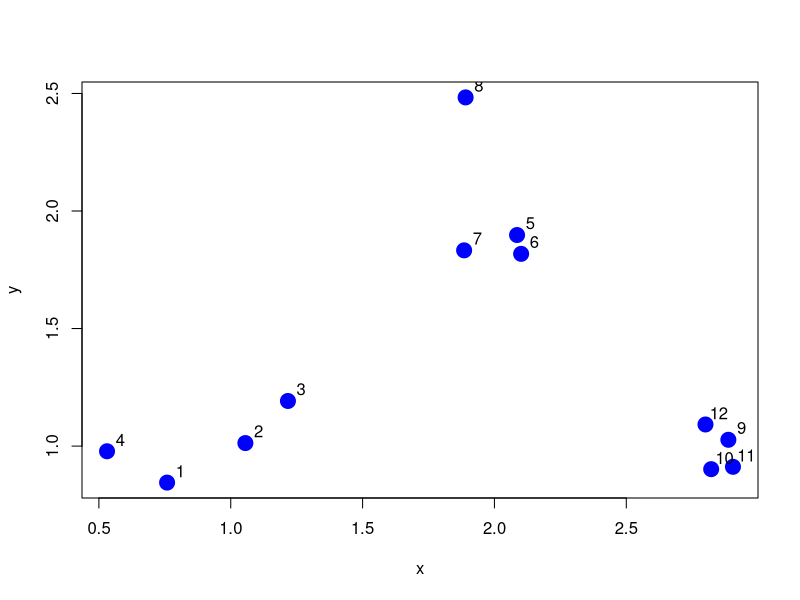
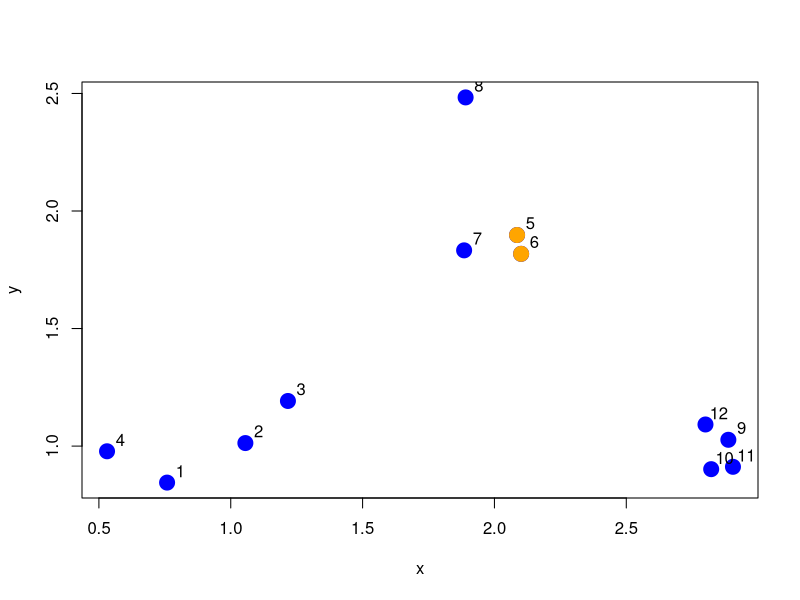
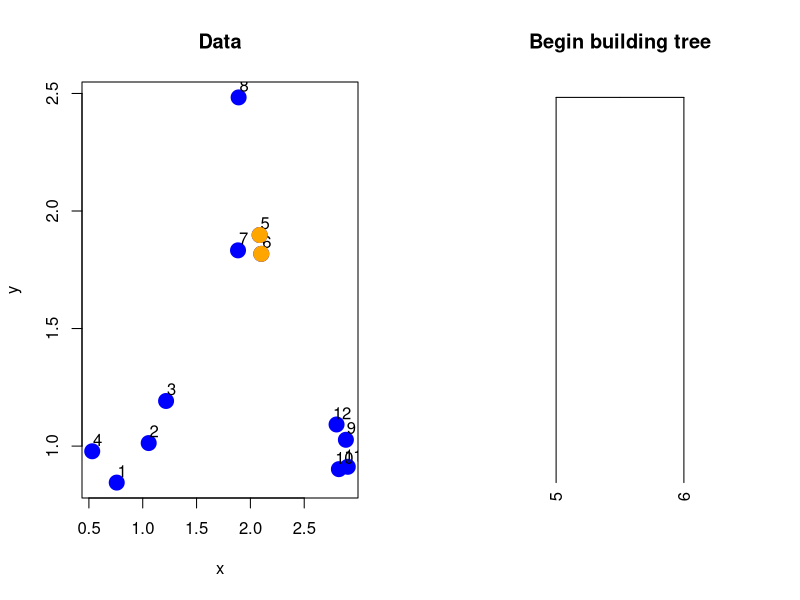
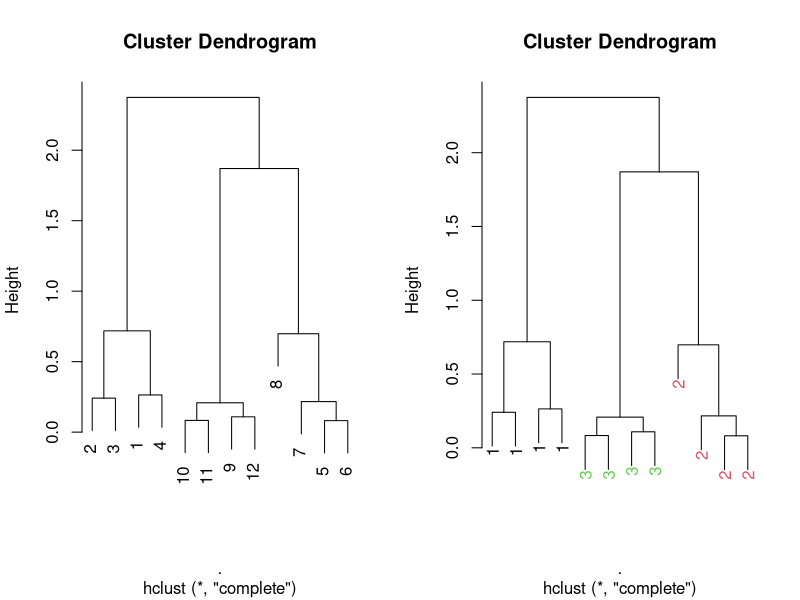
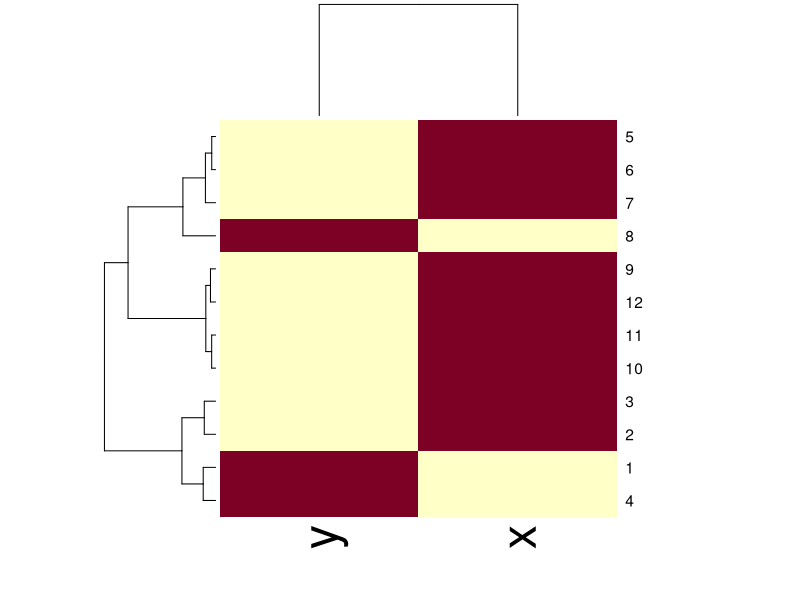

These figures' R source, in order:
#Heirarchical Clustering


set.seed(1234)
x <- rnorm(12, rep(1:3, each = 4), 0.2)
y <- rnorm(12, rep(c(1, 2, 1), each = 4), 0.2)
plot(x, y, col = "blue", pch = 19, cex = 2)
text(x + 0.05, y + 0.05, labels = as.character(1:12))


dataFrame <- data.frame(x=x, y=y)
dist(dataFrame)

rdistxy <- as.matrix(dist(dataFrame))
## Remove the diagonal from consideration
diag(rdistxy) <- diag(rdistxy) + 100000

# Find the index of the points with minimum distance
ind <- which(rdistxy == min(rdistxy), arr.ind = TRUE)
ind


plot(x, y, col = "blue", pch = 19, cex = 2)
text(x + 0.05, y + 0.05, labels = as.character(1:12))
points(x[ind[1, ]], y[ind[1, ]], col = "orange", pch = 19, cex = 2)


par(mfrow = c(1, 2))
plot(x, y, col = "blue", pch = 19, cex = 2, main = "Data")
text(x + 0.05, y + 0.05, labels = as.character(1:12))
points(x[ind[1, ]], y[ind[1, ]], col = "orange", pch = 19, cex = 2)
 
# Make a cluster and cut it at the right height
library(dplyr)
hcluster <- dist(dataFrame) %>% hclust
dendro <- as.dendrogram(hcluster)
cutDendro <- cut(dendro, h = (hcluster$height[1] + 0.00001))
plot(cutDendro$lower[[11]], yaxt = "n", main = "Begin building tree")


nextmin <- rdistxy[order(rdistxy)][3]
ind <- which(rdistxy == nextmin,arr.ind=TRUE)
ind

hClustering <- data.frame(x=x,y=y) %>% dist %>% hclust
plot(hClustering)



myplclust <- function(hclust, lab = hclust$labels, lab.col = rep(1, length(hclust$labels)), 
                         hang = 0.1, ...) {
          ## modifiction of plclust for plotting hclust objects *in colour*!  Copyright
                 ## Eva KF Chan 2009 Arguments: hclust: hclust object lab: a character vector
                     ## of labels of the leaves of the tree lab.col: colour for the labels;
                     ## NA=default device foreground colour hang: as in hclust & plclust Side
                     ## effect: A display of hierarchical cluster with coloured leaf labels.
                     y <- rep(hclust$height, 2)
                     x <- as.numeric(hclust$merge)
                     y <- y[which(x < 0)]
                     x <- x[which(x < 0)]
                     x <- abs(x)
                     y <- y[order(x)]
                     x <- x[order(x)]
                     plot(hclust, labels = FALSE, hang = hang, ...)
                     text(x = x, y = y[hclust$order] - (max(hclust$height) * hang), labels = lab[hclust$order], 
                                  col = lab.col[hclust$order], srt = 90, adj = c(1, 0.5), xpd = NA, ...)
}


hClustering <- data.frame(x = x, y = y) %>% dist %>% hclust
myplclust(hClustering, lab = rep(1:3, each = 4), lab.col = rep(1:3, each = 4))

dataMatrix <- data.frame(x=x,y=y) %>% data.matrix
heatmap(dataMatrix)
